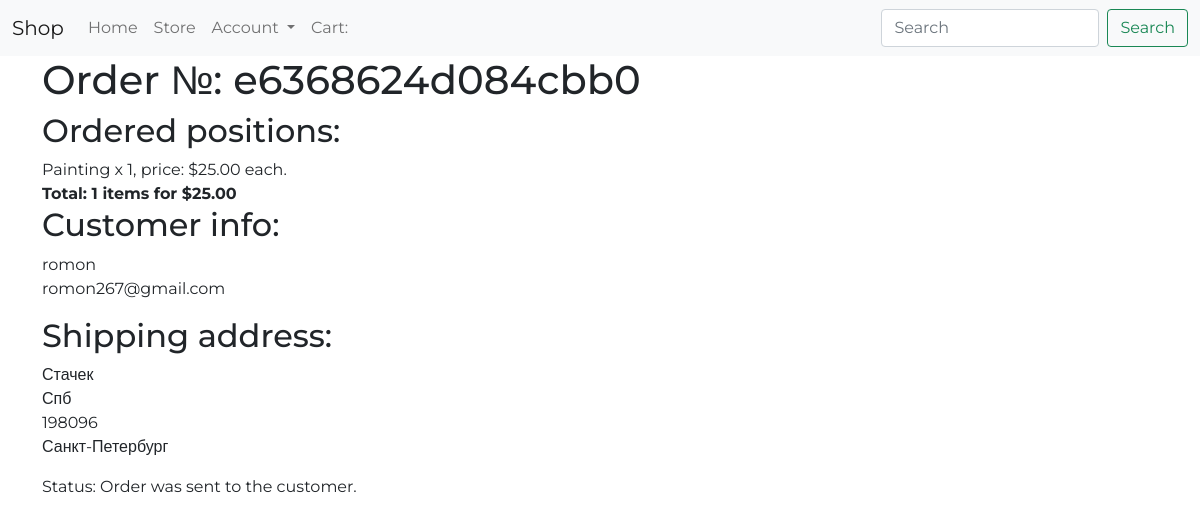
The page /dashboard/order_detail/13/ (signed in) on the database its author committed.
### store/models.py (models this page shows, shortened)
class Order(models.Model):
    customer = models.ForeignKey(Customer, on_delete=models.SET_NULL, blank=True, null=True)
    date_ordered = models.DateTimeField(auto_now_add=True)
    complete = models.BooleanField(default=False, null=True, blank=False)
    status = models.CharField(max_length=20, default='', null=True, blank=True)
    transaction_id = models.CharField(max_length=200, null=True)
    @property
    def get_cart_total(self):
        orderitems = self.orderitem_set.all()
        total = sum([item.get_total for item in orderitems]) # generator for calculating cart total value
        return total
    @property
    def get_cart_items(self):
        orderitems = self.orderitem_set.all()
        total = sum([item.quantity for item in orderitems])
        return total

class OrderItem(models.Model):
    product = models.ForeignKey(Product, on_delete=models.SET_NULL, blank=True, null=True)
    order = models.ForeignKey(Order, on_delete=models.SET_NULL, blank=True, null=True)
    quantity = models.IntegerField(default=0, null=True,blank=True)
    date_added = models.DateTimeField(auto_now_add=True)
    @property
    def get_total(self):
        total = self.product.price * self.quantity
        return total

class Product(models.Model):
    name = models.CharField(max_length=200)
    description = models.CharField(max_length=400, null=True)
    price = models.DecimalField(max_digits=8, decimal_places=2)
    digital = models.BooleanField(default=False, null=True, blank=False)
    image = models.ImageField(null = True, blank=True)

class Customer(models.Model):
    user = OneToOneField(User, on_delete=models.CASCADE, null=True, blank=True)
    name = models.CharField(max_length=200, null=True, blank=True)
    email = models.EmailField(max_length=200, null=True, blank=True)

class ShippingAddress(models.Model):
    customer = models.ForeignKey(Customer, on_delete=models.SET_NULL, blank=True, null=True)
    order = models.ForeignKey(Order, on_delete=models.SET_NULL, blank=True, null=True)
    address = models.CharField(max_length=200, null=True, blank = True)
    city = models.CharField(max_length=200, null=True, blank = True)
    zipcode = models.CharField(max_length=200, null=True, blank = True)
    state = models.CharField(max_length=200, null=True, blank = True)
    date_added = models.DateTimeField(auto_now_add=True, blank = True)

### dashboard/views.py (the view)
# urls.py: path('order_detail/<int:pk>/', dashboard_views.order_detail, name='order-detail'),
@user_passes_test(lambda u: u.is_staff)
def order_detail(request, pk):
    order = Order.objects.get(pk=pk)
    items = order.orderitem_set.all()
    try:
        shipping_address = ShippingAddress.objects.get(order=order)
        context = {
        'order': order,
        'items': items,
        'shipping_address': shipping_address
    }
    except:
        context = {
        'order': order,
        'items': items
    }
    return render(request, 'dashboard/order_detail.html', context)

### dashboard/templates/dashboard/order_detail.html (shortened to what this page needs)
{% extends 'store/base.html' %}
{% block content %}
<div class="container">
    <h1>Order №: {{order.transaction_id}}</h1>
    <h2>Ordered positions:</h2>
    {% for item in items %}
        {{item.product.name}} x {{item.quantity}}, price: ${{item.product.price}} each.<br>
    {% endfor %}
    <text class="fw-bold">Total: {{order.get_cart_items}} items for ${{order.get_cart_total}}</text>
    <h2>Customer info:</h2>
    <p>{{order.customer.name}}<br>{{order.customer.email}}</p>
    {% if shipping_address %}
        <h2>Shipping address:</h2>
        <p>{{shipping_address.address}}<br>{{shipping_address.city}}<br>
        {{shipping_address.zipcode}}<br>{{shipping_address.state}}<br></p>
    {% else %}
        <text class="fw-bold">Order is digital</text>
    {% endif %}
    <p>Status: {{order.status}}</p>
</div>
{% endblock %}

### store/static/css/main.css (style rules this page uses)
body { font-family: 'Montserrat', sans-serif; }

### rows shown on the page
Order: transaction_id "e6368624d084cbb0", get_cart_items "1", get_cart_total "25.00", customer.name "romon", customer.email "romon267@gmail.com", status "Order was sent to the customer."
OrderItem: product.name "Painting", quantity "1", product.price "25.00"
ShippingAddress: address "Стачек", city "Спб", zipcode "198096", state "Санкт-Петербург"
